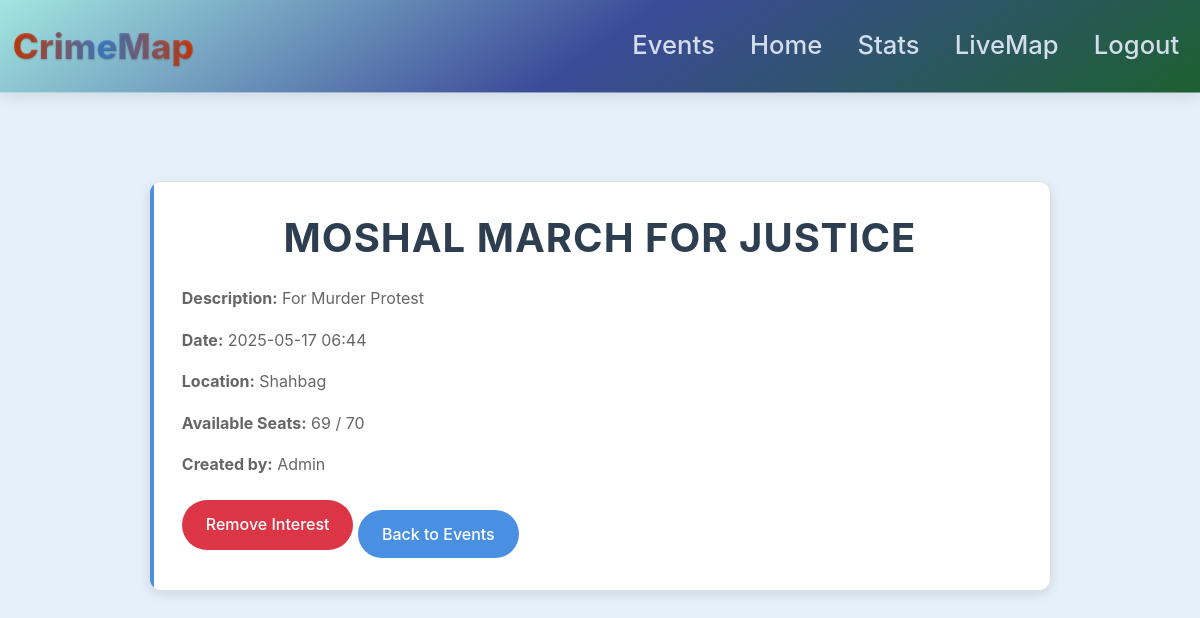
Page /view-event/1 (signed in) on the committed database.
### website/models.py (models this page shows)
class Event(db.Model):
    id = db.Column(db.Integer, primary_key=True)
    title = db.Column(db.String(150))
    description = db.Column(db.Text)
    date = db.Column(db.DateTime)
    location = db.Column(db.String(150))
    max_participants = db.Column(db.Integer)
    created_by = db.Column(db.Integer, db.ForeignKey('user.id'))
    created_by_user = db.relationship('User', foreign_keys=[created_by])
    participants = db.relationship('EventParticipant', backref='event', lazy=True)

class User(db.Model, UserMixin):
    id = db.Column(db.Integer, primary_key=True)
    email = db.Column(db.String(150), unique=True)
    password = db.Column(db.String(150))
    first_name = db.Column(db.String(150))
    crimes = db.relationship('Crime', backref='user', lazy=True)

### website/views.py (the view)
@views.route('/view-event/<int:event_id>')
@login_required
def view_event(event_id):
    upcoming_events = Event.query.filter(Event.date > datetime.now()).count()
    event = Event.query.get_or_404(event_id)
    is_interested = EventParticipant.query.filter_by(
        event_id=event_id,
        user_id=current_user.id
    ).first() is not None
    return render_template('view_event.html', event=event, user=current_user, is_interested=is_interested, upcoming_events=upcoming_events)

### website/__init__.py (called while the page is built)
def create_app():
    app = Flask(__name__)
    app.config['SECRET_KEY'] = 'hjshjhdjah kjshkjdhjs'
    app.config['SQLALCHEMY_DATABASE_URI'] = f'sqlite:///{DB_NAME}'
    db.init_app(app)
    from .views import views
    from .auth import auth
    from .feedbacks import feedbacks
    app.register_blueprint(views, url_prefix='/')
    app.register_blueprint(auth, url_prefix='/')
    app.register_blueprint(feedbacks, url_prefix='/')
    from .models import User
    with app.app_context():
        db.create_all()
    login_manager = LoginManager()
    login_manager.login_view = 'auth.login'
    login_manager.init_app(app)
    @login_manager.user_loader
    def load_user(id):
        return User.query.get(int(id))
    return app

### website/templates/view_event.html (shortened to what this page needs)
{% extends "base.html" %}
{% block content %}
<div class="event-detail-container">
    <div class="event-detail-card">
        <h1 class="main-title">{{ event.title }}</h1>
        <p><strong>Description:</strong> {{ event.description }}</p>
        <p><strong>Date:</strong> {{ event.date.strftime('%Y-%m-%d %H:%M') }}</p>
        <p><strong>Location:</strong> {{ event.location }}</p>
        <p><strong>Available Seats:</strong> {{ event.max_participants - event.participants|length }} / {{ event.max_participants }}</p>
        <p><strong>Created by:</strong> {{ event.created_by_user.first_name if event.created_by_user else 'Unknown' }}</p>
        {% if not user.id == 1 %}
            <button class="interest-button {{ 'btn-danger' if is_interested else 'btn-success' }}"
                    data-event-id="{{ event.id }}"
                    data-interest="{{ 'true' if is_interested else 'false' }}">
                {{ 'Remove Interest' if is_interested else 'Show Interest' }}
            </button>
        {% endif %}
        <a href="{{ url_for('views.upcoming_events') }}" class="btn mt-3">Back to Events</a>
    </div>
</div>
{% endblock %}

### website/templates/base.html (style rules this page uses)
body { background-color: #e6f0fa; color: #2c3e50; font-family: -apple-system, BlinkMacSystemFont, "Segoe UI", Roboto, sans-serif; line-height: 1.6; }

### website/templates/view_event.html (style rules this page uses)
.event-detail-container { max-width: 80%; margin: 2rem auto; padding: 1rem; animation: slideIn 0.5s ease; }
.event-detail-card { background: #ffffff; border-radius: 12px; padding: 2rem; box-shadow: 0 4px 12px rgba(0, 0, 0, 0.1); transition: transform 0.3s ease, box-shadow 0.3s ease; position: relative; overflow: hidden; border: 1px solid #e0e0e0; }
.event-detail-card::before { content: ''; position: absolute; top: 0; left: 0; width: 4px; height: 100%; background: #4a90e2; transition: width 0.3s ease; }
.main-title { font-size: 2.5rem; font-weight: 700; text-align: center; text-transform: uppercase; letter-spacing: 1px; color: #2c3e50; margin-bottom: 1.5rem; }
.event-detail-card p { font-size: 1rem; color: #666666; margin-bottom: 1rem; line-height: 1.6; }
.event-detail-card .btn, .interest-button { background: #4a90e2; color: #ffffff; border: none; padding: 0.75rem 1.5rem; border-radius: 25px; transition: all 0.3s ease; position: relative; overflow: hidden; font-weight: 500; }
.event-detail-card .btn::after, .interest-button::after { content: ''; position: absolute; top: 50%; left: 50%; width: 0; height: 0; background: rgba(255, 255, 255, 0.3); border-radius: 50%; transform: translate(-50%, -50%); transition: width 0.3s ease, height 0.3s ease; }
.interest-button.btn-danger { background: #dc3545; }

### rows in the picture
Event: title "MOSHAL MARCH FOR JUSTICE", description "For Murder Protest", date "2025-05-17 06:44", location "Shahbag", max_participants "70"
User: created_by_user "Admin"

### other values in the picture
{{ event.max_participants - event.participants|length }} "69"
{{ 'Remove Interest' if is_interested else 'Show Interest' }} "Remove Interest"
